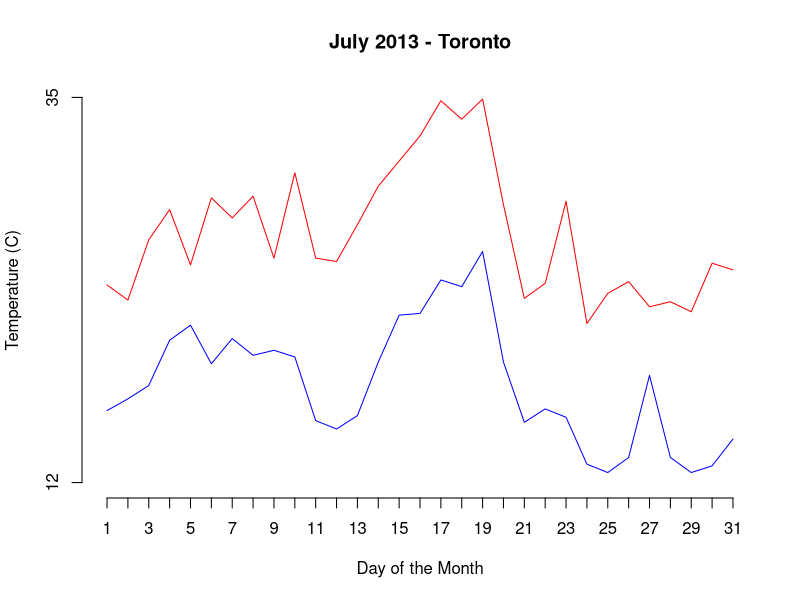

The R script that drew this image:
# plot the temperatures in Toronto in July 2013

#read the data into a data frame
july.detail <-read.csv("../datasets/Toronto_weather/july2013.csv", skip=9)

#display the structure of the data
str(july.detail)

#calculate the y axis range
yrange<- c(floor(min(july.detail$min.temp[!is.na(july.detail$min.temp)])), 
           ceiling(max(july.detail$max.temp[!is.na(july.detail$max.temp)])))

#plot the minimum temperatures
plot(july.detail$day[!is.na(july.detail$min.temp)], july.detail$min.temp[!is.na(july.detail$min.temp)], type="l", ylim=yrange, xlab="", ylab="", col="blue", main="July 2013 - Toronto", axes=FALSE)

#add the x and y-axis 
axis(1,c(1:31)) # 31 days in the month of July
axis(2,yrange)

par(new=TRUE) # reuse the existing plot

#add the maximum temperatures to the plot
plot(july.detail$day[!is.na(july.detail$max.temp)], axes=FALSE, july.detail$max.temp[!is.na(july.detail$max.temp)], type="l", ylim=yrange, col="red", xlab="Day of the Month", ylab="Temperature (C)")
